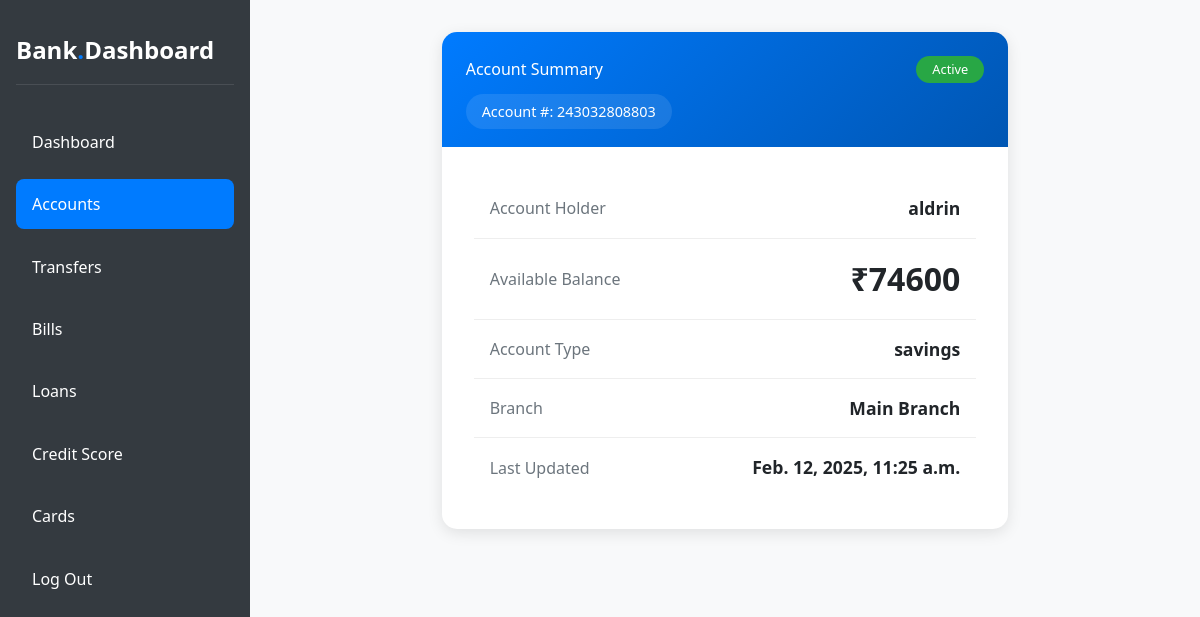
The page /accounts (signed in) on the database its author committed.
### banking/models.py (models this page shows, shortened)
class CustomerProfile(models.Model):
    GENDER_CHOICES = [
        ('Male', 'MALE'),
        ('Female', 'FEMALE'),
        ('Others', 'OTHERS'),
    ]
    ACCOUNT_TYPE = [
        ('savings', 'SAVINGS'),
        ('current', 'CURRENT'),
        ('bussiness', 'BUSSINESS'),
    ]
    ID_TYPE = [
        ('adhar_card', 'ADHAR_CARD'),
        ('driver', 'DRIVER LICENECE'),
        ('passport', 'PASSPORT'),
    ]
    EMPLOYMENT_STATUS = [
        ('employed', 'EMPLOYED'),
        ('unemployed', 'UNEMPLOYED'),
        ('retired', 'RETIRED'),
        ('student', 'STUDENT'),
    ]
    user = models.OneToOneField(User, on_delete=models.CASCADE)
    dob = models.DateField()
    gender = models.CharField(max_length=50, choices=GENDER_CHOICES)
    address = models.CharField(max_length=50)
    city = models.CharField(max_length=50)
    state = models.CharField(max_length=50)
    zip_code = models.CharField(max_length=50)
    account_type = models.CharField(max_length=50, choices=ACCOUNT_TYPE)
    amount = models.DecimalField(max_digits=12, decimal_places=2, default=0.00)
    account_number = models.CharField(max_length=20, unique=True, default=uuid.uuid4)
    id_type = models.CharField(max_length=50, choices=ID_TYPE)
    id_num = models.CharField(max_length=15, null=True)
    employment_status = models.CharField(max_length=50, choices=EMPLOYMENT_STATUS)
    created_at = models.DateTimeField(auto_now_add=True)
    update_at = models.DateTimeField(auto_now=True)
    is_active = models.BooleanField(default=False)

### banking/views.py (the view)
# urls.py: path('accounts',views.accounts_page,name='accounts'),
def accounts_page(request):
    user = request.user
    deposit_total = DepositTransaction.objects.filter(user=user, status="successful").aggregate(Sum('amount'))['amount__sum'] or 0
    transfer_total = TransferHistory.objects.filter(sender=user, status="successful").aggregate(Sum('amount'))['amount__sum'] or 0
    total = deposit_total - transfer_total
    print(deposit_total)
    print(transfer_total)
    print(total)
    customer_profile = get_object_or_404(CustomerProfile, user=user)
    context = {
        "user": user,
        "account": DepositTransaction.objects.filter(user=user, status="success"),
        "customer_profile": customer_profile,
        "total": total,
    }
    return render(request, "accounts.html", context)

### templates/accounts.html (shortened to what this page needs)
{% extends "dashboard_user.html" %}
{% load static %}
{% block extra_head %}
<link rel="stylesheet" href="{% static 'css/acc.css'%}">
{% endblock extra_head %}
        {% block content %}
            <div class="container">
                <div class="row justify-content-center">
                    <div class="col-lg-8">
                        <div class="account-card">
                            <div class="card-header">
                                <div class="d-flex justify-content-between align-items-center">
                                    <h3 class="mb-0">Account Summary</h3>
                                    <span class="status-badge">Active</span>
                                </div>
                                {% if customer_profile %}
                                <div class="mt-3">
                                    <span class="account-number">Account #: {{ customer_profile.account_number }}</span>
                                </div>
                                {% endif %}
                            </div>
                            <div class="account-info">
                                <div class="info-item">
                                    <span class="label">Account Holder</span>
                                    <span class="value">{{ user.username }}</span>
                                </div>
                                {% if customer_profile %}
                                <div class="info-item">
                                    <span class="label">Available Balance</span>
                                    <span class="value balance-amount">₹{{ total }}</span>
                                </div>
                                <div class="info-item">
                                    <span class="label">Account Type</span>
                                    <span class="value">{{customer_profile.account_type}}</span>
                                </div>
                                <div class="info-item">
                                    <span class="label">Branch</span>
                                    <span class="value">Main Branch</span>
                                </div>
                                <div class="info-item">
                                    <span class="label">Last Updated</span>
                                    <span class="value">{{customer_profile.update_at}}</span>
                                </div>
                                {% else %}
                                <div class="alert alert-warning m-3">
                                    Account details not found.
                                </div>
                                {% endif %}
                            </div>
                        </div>
                    </div>
                </div>
            </div>
        {% endblock content %}

### static/css/acc.css (style rules this page uses)
.account-card { background: white; border-radius: 15px; box-shadow: 0 4px 15px rgba(0,0,0,0.1); transition: transform 0.3s ease; overflow: hidden; }
.card-header { background: linear-gradient(135deg, #007bff, #0056b3); color: white; padding: 1.5rem; border-bottom: none; }
.account-info { padding: 2rem; }
.info-item { padding: 1rem; border-bottom: 1px solid #eee; display: flex; justify-content: space-between; align-items: center; }
.info-item:last-child { border-bottom: none; }
.label { color: #6c757d; font-weight: 500; }
.value { font-weight: 600; font-size: 1.1rem; }
.balance-amount { font-size: 2rem; font-weight: 700; color: var(--success-color); }
.account-number { background: rgba(255,255,255,0.1); padding: 0.5rem 1rem; border-radius: 50px; font-size: 0.9rem; }
.status-badge { background: #28a745; color: white; padding: 0.25rem 1rem; border-radius: 50px; font-size: 0.8rem; }

### templates/dashboard_user.html (style rules this page uses)
* { margin: 0; padding: 0; box-sizing: border-box; font-family: 'Segoe UI', Arial, sans-serif; }
:root { --primary-color: #007bff; --secondary-color: #6c757d; --background-color: #f8f9fa; --white: #ffffff; --dark: #343a40; }
body { background-color: var(--background-color); }

### rows shown on the page
CustomerProfile: account_number "243032808803", account_type "savings", update_at "Feb. 12, 2025, 11:25 a.m."

### other values the page prints
{{ user.username }} "aldrin"
{{ total }} "74600"
